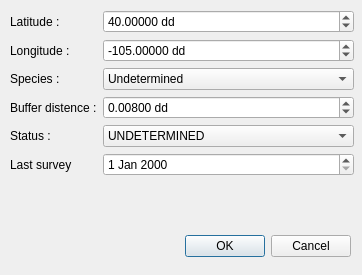
<?xml version="1.0" encoding="UTF-8"?>
<ui version="4.0">
 <class>NewRaptorDialogBase</class>
 <widget class="QDialog" name="NewRaptorDialogBase">
  <property name="geometry">
   <rect>
    <x>0</x>
    <y>0</y>
    <width>362</width>
    <height>275</height>
   </rect>
  </property>
  <property name="windowTitle">
   <string>Add new Raptor</string>
  </property>
  <property name="styleSheet">
   <string notr="true">font: 10pt &quot;MS Shell Dlg 2&quot;;</string>
  </property>
  <widget class="QDialogButtonBox" name="button_box">
   <property name="geometry">
    <rect>
     <x>80</x>
     <y>230</y>
     <width>271</width>
     <height>32</height>
    </rect>
   </property>
   <property name="orientation">
    <enum>Qt::Horizontal</enum>
   </property>
   <property name="standardButtons">
    <set>QDialogButtonBox::Cancel|QDialogButtonBox::Ok</set>
   </property>
  </widget>
  <widget class="QWidget" name="formLayoutWidget">
   <property name="geometry">
    <rect>
     <x>10</x>
     <y>10</y>
     <width>344</width>
     <height>201</height>
    </rect>
   </property>
   <layout class="QFormLayout" name="LytForm">
    <item row="0" column="0">
     <widget class="QLabel" name="latitudeLabel">
      <property name="text">
       <string>Latitude :</string>
      </property>
     </widget>
    </item>
    <item row="0" column="1">
     <widget class="QDoubleSpinBox" name="spbLatitude">
      <property name="suffix">
       <string> dd</string>
      </property>
      <property name="decimals">
       <number>5</number>
      </property>
      <property name="minimum">
       <double>-90.000000000000000</double>
      </property>
      <property name="maximum">
       <double>90.000000000000000</double>
      </property>
      <property name="singleStep">
       <double>0.001000000000000</double>
      </property>
      <property name="value">
       <double>40.000000000000000</double>
      </property>
     </widget>
    </item>
    <item row="1" column="0">
     <widget class="QLabel" name="longitudeLabel">
      <property name="text">
       <string>Longitude :</string>
      </property>
     </widget>
    </item>
    <item row="1" column="1">
     <widget class="QgsDoubleSpinBox" name="spdLongitude">
      <property name="suffix">
       <string> dd</string>
      </property>
      <property name="decimals">
       <number>5</number>
      </property>
      <property name="minimum">
       <double>-180.000000000000000</double>
      </property>
      <property name="maximum">
       <double>180.000000000000000</double>
      </property>
      <property name="singleStep">
       <double>0.001000000000000</double>
      </property>
      <property name="value">
       <double>-105.000000000000000</double>
      </property>
     </widget>
    </item>
    <item row="2" column="0">
     <widget class="QLabel" name="speciesLabel">
      <property name="text">
       <string>Species :</string>
      </property>
     </widget>
    </item>
    <item row="2" column="1">
     <widget class="QComboBox" name="cbxSpecies">
      <item>
       <property name="text">
        <string>Undetermined </string>
       </property>
      </item>
      <item>
       <property name="text">
        <string>Red-tail-Hawk</string>
       </property>
      </item>
      <item>
       <property name="text">
        <string>Swainsons Hawk</string>
       </property>
      </item>
      <item>
       <property name="text">
        <string>Northern Harrier</string>
       </property>
      </item>
     </widget>
    </item>
    <item row="3" column="0">
     <widget class="QLabel" name="bufferDistenceLabel">
      <property name="text">
       <string>Buffer distence :</string>
      </property>
     </widget>
    </item>
    <item row="3" column="1">
     <widget class="QgsDoubleSpinBox" name="spbBufferDistence">
      <property name="suffix">
       <string> dd</string>
      </property>
      <property name="decimals">
       <number>5</number>
      </property>
      <property name="maximum">
       <double>0.100000000000000</double>
      </property>
      <property name="singleStep">
       <double>0.001000000000000</double>
      </property>
      <property name="value">
       <double>0.008000000000000</double>
      </property>
     </widget>
    </item>
    <item row="4" column="0">
     <widget class="QLabel" name="statusLabel">
      <property name="text">
       <string>Status :</string>
      </property>
     </widget>
    </item>
    <item row="4" column="1">
     <widget class="QComboBox" name="cmbStatus">
      <item>
       <property name="text">
        <string>UNDETERMINED</string>
       </property>
      </item>
      <item>
       <property name="text">
        <string>ACTIVATE NEST</string>
       </property>
      </item>
      <item>
       <property name="text">
        <string>INACTIVITE NEST</string>
       </property>
      </item>
      <item>
       <property name="text">
        <string>FLEDGED NEST</string>
       </property>
      </item>
     </widget>
    </item>
    <item row="5" column="0">
     <widget class="QLabel" name="lastSurveyLabel">
      <property name="text">
       <string>Last survey</string>
      </property>
     </widget>
    </item>
    <item row="5" column="1">
     <widget class="QDateEdit" name="dte"/>
    </item>
   </layout>
  </widget>
 </widget>
 <customwidgets>
  <customwidget>
   <class>QgsDoubleSpinBox</class>
   <extends>QDoubleSpinBox</extends>
   <header>qgsdoublespinbox.h</header>
  </customwidget>
 </customwidgets>
 <resources/>
 <connections>
  <connection>
   <sender>button_box</sender>
   <signal>accepted()</signal>
   <receiver>NewRaptorDialogBase</receiver>
   <slot>accept()</slot>
   <hints>
    <hint type="sourcelabel">
     <x>20</x>
     <y>20</y>
    </hint>
    <hint type="destinationlabel">
     <x>20</x>
     <y>20</y>
    </hint>
   </hints>
  </connection>
  <connection>
   <sender>button_box</sender>
   <signal>rejected()</signal>
   <receiver>NewRaptorDialogBase</receiver>
   <slot>reject()</slot>
   <hints>
    <hint type="sourcelabel">
     <x>20</x>
     <y>20</y>
    </hint>
    <hint type="destinationlabel">
     <x>20</x>
     <y>20</y>
    </hint>
   </hints>
  </connection>
 </connections>
</ui>
